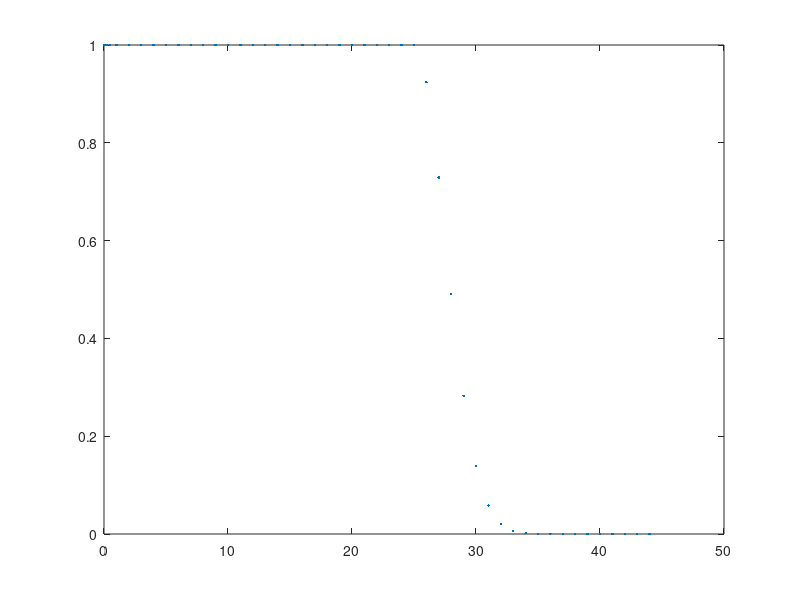

Write MATLAB code to recreate this figure. (Note: this script raises an error after producing the figure.)
% do tapering

load('data.mat')

theta_vec = theta(:)/pi*180;
n = length(theta_vec);

% 25 degree co-latitude
boundary = 25;

% std parameter
sigma_window = (max(theta_vec)-boundary)/3;

% get weights
index = find(theta_vec>boundary);
weights = ones(n, 1);
weights(index) = exp(-(theta_vec(index)-boundary).^2/2/sigma_window);

% plot weights
plot(theta_vec, weights, '.')

% tapering
resid = resid.*weights';

% plot
plot_pot_lite(reshape(resid, size(phi)), phi, theta, 1000, max(abs(resid)))

% save
save('data_taper.mat', 'resid', 'theta', 'phi')
